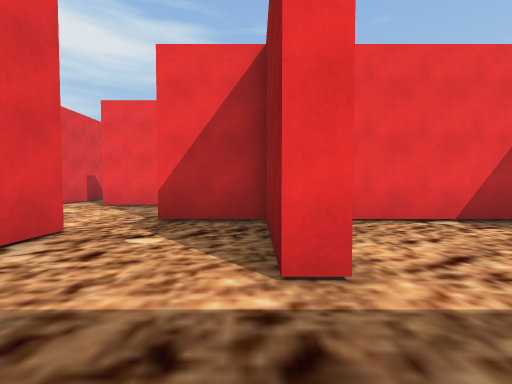
view 1 (above)

12 first-person views from a walk through a Unity game level. The camera is 1.4 m above the floor, tilts 2° down and sees 90° across. The floor is counted in squares, 2 m on a side. Each view is taken from the middle of a square. On the plan, view 1 faces up. The plan holds only what a view shows up to about 9 squares ahead; the rest is blank. The place goes on beyond the plan. The player is left out.

view 2
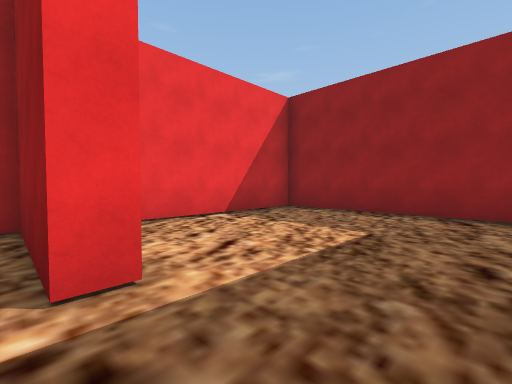

view 3
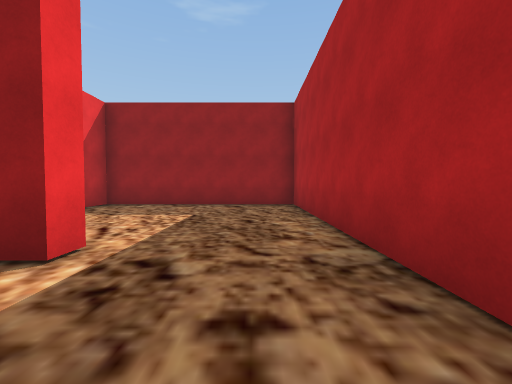

view 4
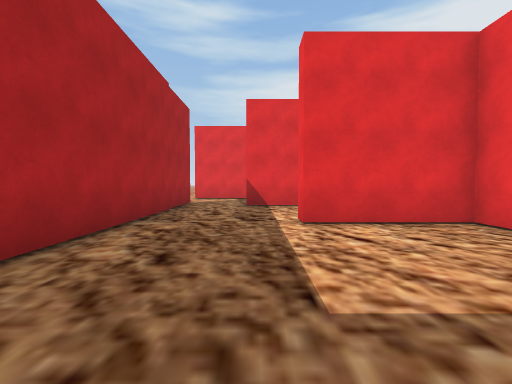

view 5
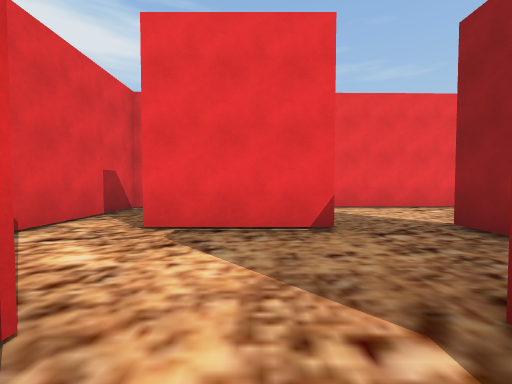

view 6
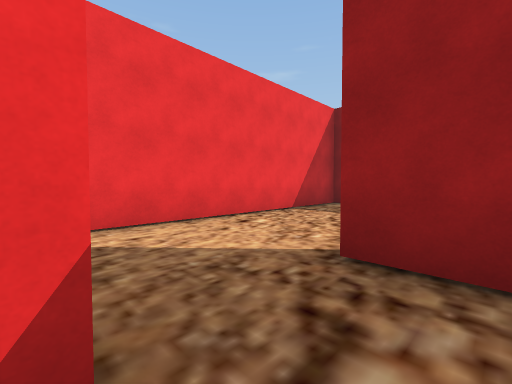

view 7
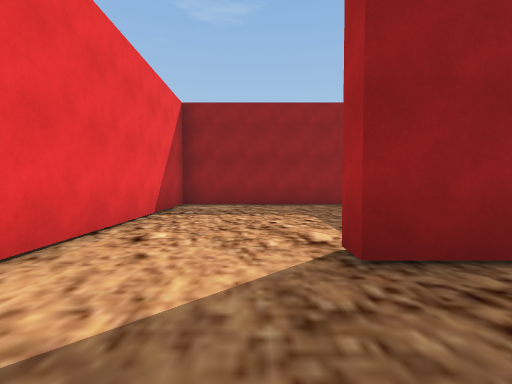

view 8
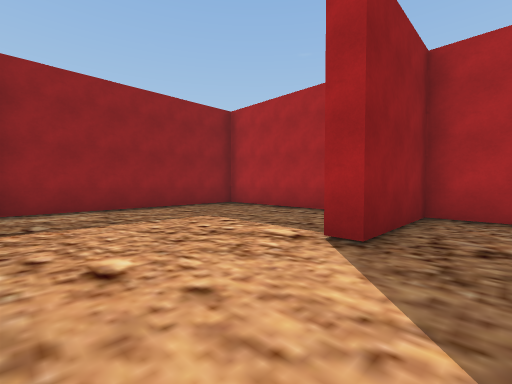

view 9
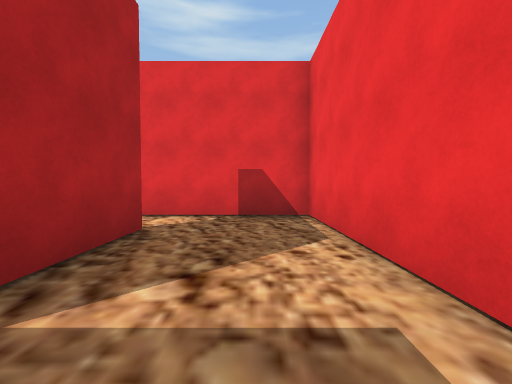

view 10
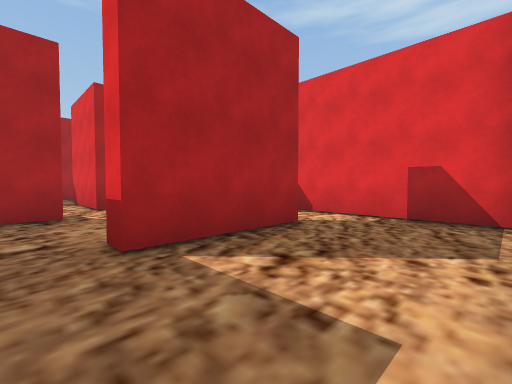

view 11
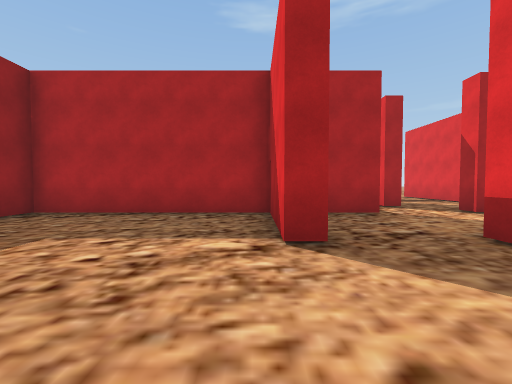

view 12
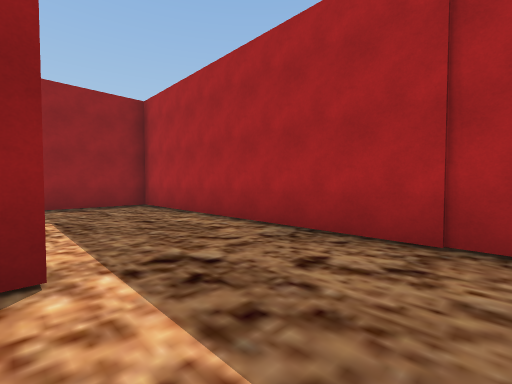

### Floor plan
Ten units are one square. View 1 is at (0, 0); x grows to the right and y downward. Boxes are objects, and circles mark ways between rooms. Rooms are numbered by the first view taken in them; rooms with no view inside come last. Other rooms are left out.
<svg viewBox="-69 -118 134 135">
<path fill="none" stroke="#000" d="M-4 12 60 12 60 -47 7 -47 7 -18 2 -18M-27 -16 -27 -6M-24 12 -4 12M-41 -51 -41 -46M-32 -36 -27 -36 -27 -16M-19 -52 2 -52 2 -81M-18 -78 -48 -78M2 -18 2 -47 -19 -47M-39 12 -24 12M2 -81 7 -81 7 -52 60 -52 60 -113 -64 -111 -64 -71M-48 -83 -18 -83 -18 -78"/>
<circle cx="0" cy="-5" r="3" fill="#2a7"/>
<circle cx="-15" cy="-25" r="3" fill="#2a7"/>
<circle cx="-30" cy="0" r="3" fill="#2a7"/>
<circle cx="-10" cy="-80" r="3" fill="#2a7"/>
<circle cx="-55" cy="-80" r="3" fill="#2a7"/>
<text x="30" y="-20">1</text>
<text x="-20" y="-10">2</text>
<text x="-40" y="-50">3</text>
<text x="10" y="-90">4</text>
</svg>
Room 1 opens to room 2. Room 2 opens to room 3. Room 3 opens to room 4.

Where each view was taken, in squares from view 1:
view 1: 0 up, 0 right, facing up
view 2: 0 up, 0 right, facing up-right
view 3: 0 up, 2 left, facing right
view 4: 1 up, 5 right, facing left
view 5: 4 up, 3 left, facing up
view 6: 7 up, 2 left, facing up-right
view 7: 9 up, 2 left, facing right
view 8: 11 up, 1 left, facing down-right
view 9: 10 up, 1 left, facing left
view 10: 11 up, 1 left, facing down-left
view 11: 11 up, 1 right, facing down
view 12: 2 up, 2 left, facing down-right
